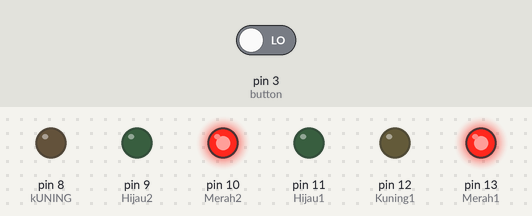
The sketch below on a simulated Arduino Uno, built with avr-gcc and run on an emulated ATmega328P. On the bench: output pins drawn as LEDs (lit = HIGH). The test bench sets the inputs (shaded band); at power-on: pin 3 (button) LOW.

Above: at 9.1 s.
18.1 s: pin 3 (button) driven HIGH
At 21.3 s:
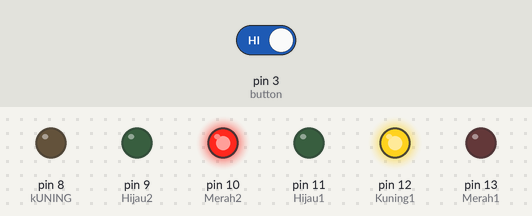
At 28.3 s:
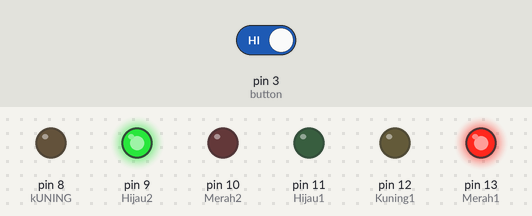
32.1 s: pin 3 (button) driven LOW
At 44.1 s:
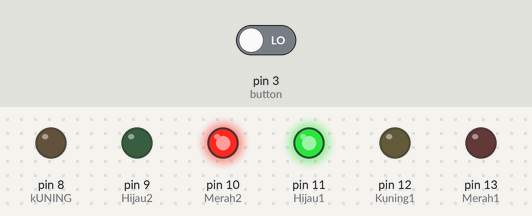
Timing chart, 0 to 52.1 s (numbered marks = the images above; inputs shaded):
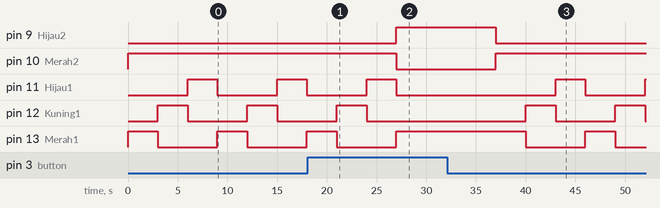

Measured:
- after the input at 18.1 s, pin 9 (Hijau2): LOW → HIGH after 8.9 s; pin 10 (Merah2): HIGH → LOW after 8.9 s; pin 12 (Kuning1): goes on until 24.0 s, then stays LOW; pin 13 (Merah1): goes on until 27.0 s, then stays HIGH
- after the input at 32.1 s, pin 9 (Hijau2): HIGH → LOW after 4.9 s; pin 10 (Merah2): LOW → HIGH after 4.9 s; pin 11 (Hijau1): LOW → HIGH after 10.9 s, → LOW 3.0 s later, → HIGH 6.0 s later; pin 12 (Kuning1): alternates HIGH for 3.0 s and LOW for 6.0 s, starting after 7.9 s; pin 13 (Merah1): HIGH → LOW after 7.9 s, → HIGH 6.0 s later, → LOW 3.0 s later
- by itself, pin 11 (Hijau1), pin 12 (Kuning1), pin 13 (Merah1): alternates HIGH for 3.0 s and LOW for 6.0 s

The sketch:

pushButton.ino
```cpp
const int button = 3;
int buttonSaya = 0;
void setup() {
  // put your setup code here, to run once:
  pinMode(13, OUTPUT); //Merah1
  pinMode(12, OUTPUT);  //Kuning1
  pinMode(11, OUTPUT);  //Hijau1
  pinMode(10, OUTPUT);  //Merah2
  pinMode(9, OUTPUT);   //Hijau2
  pinMode(8, OUTPUT); //kUNING
  pinMode(3, INPUT);

}

void loop() {
  // put your main code here, to run repeatedly:
  buttonSaya = digitalRead(button);
  if(buttonSaya == 1)
  {
  digitalWrite(13,1);
  digitalWrite(12,0);
  digitalWrite(11,0);
  digitalWrite(10,0);
  digitalWrite(9,1);
  digitalWrite(8,0);
  delay(5000);
  digitalWrite(9,0);
  }
  else if(buttonSaya == 0)
  {
  //Merah
  digitalWrite(13,1);
  digitalWrite(12,0);
  digitalWrite(11,0);
  digitalWrite(10,1);
  digitalWrite(9,0);
  digitalWrite(8,0);
  delay(3000);

  //Kuning
  digitalWrite(13,0);
  digitalWrite(12,1);
  digitalWrite(11,0);
  digitalWrite(10,1);
  digitalWrite(9,0);
  digitalWrite(8,0);
  delay(3000);

 //Hijau
  digitalWrite(13,0);
  digitalWrite(12,0);
  digitalWrite(11,1);
  digitalWrite(10,1);
  digitalWrite(9,0);
  digitalWrite(8,0);
  delay(3000);
  }
}
```
